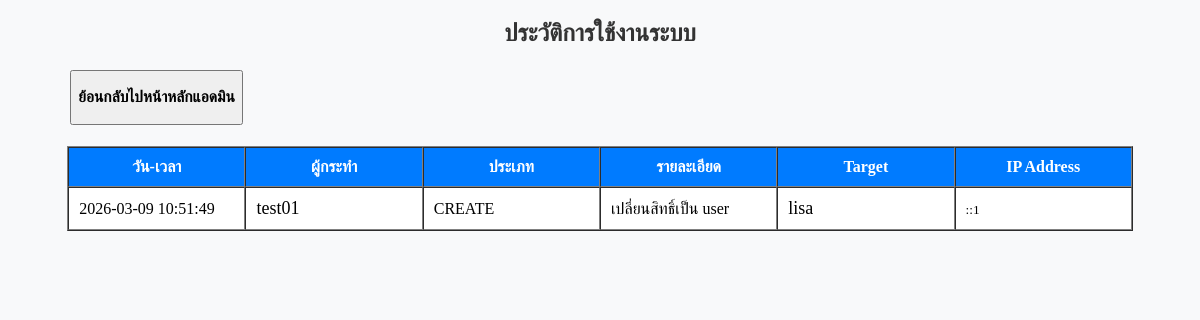
/view_logs.php, run on an earlier commit of the app's database.
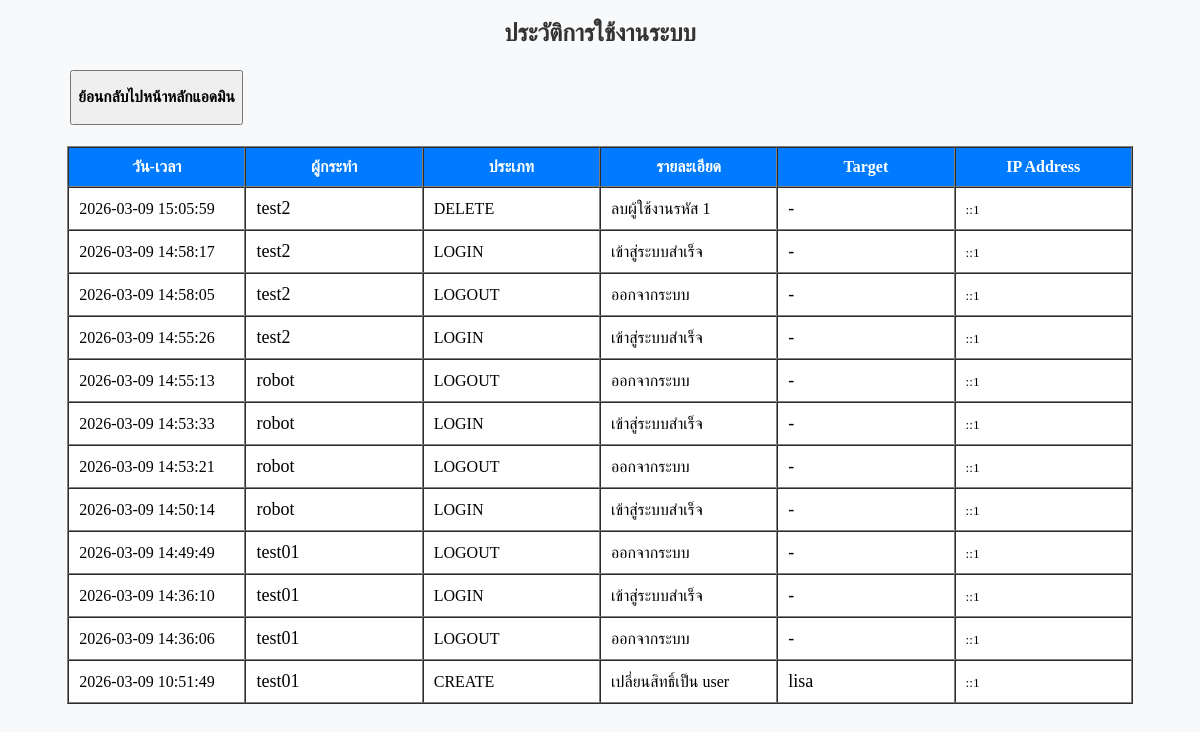
And on a later commit of the database.
### tables this page shows
CREATE TABLE `audit_logs` (
  `log_id` int(11) NOT NULL,
  `user_id` int(11) NOT NULL,
  `action` varchar(255) NOT NULL,
  `timestamp` datetime DEFAULT current_timestamp(),
  `ip_address` varchar(45) DEFAULT NULL,
  `user_agent` text DEFAULT NULL,
  `target_id` int(11) DEFAULT NULL,
  `status` varchar(20) DEFAULT 'success',
  `action_type` enum('CREATE','UPDATE','DELETE','LOGIN','LOGOUT') NOT NULL
);

CREATE TABLE `user` (
  `user_id` int(11) NOT NULL,
  `username` varchar(20) NOT NULL,
  `password` varchar(500) NOT NULL,
  `m_level` varchar(20) NOT NULL COMMENT 'admin,user',
  `name` varchar(50) NOT NULL,
  `time` timestamp NOT NULL DEFAULT current_timestamp() ON UPDATE current_timestamp()
);

### view_logs.php (the view, shortened to what this page needs)
<?php
require_once 'db_connect.php';
$sql = "SELECT a.*,
               u1.username AS admin_name,
               u2.username AS target_name
        FROM audit_logs a
        LEFT JOIN user u1 ON a.user_id = u1.user_id
        LEFT JOIN user u2 ON a.target_id = u2.user_id
        ORDER BY a.timestamp DESC";
$result = $conn->query($sql);
?>
<!DOCTYPE html>
<html lang="th">
<head>
</head>
<body bgcolor="#f8f9fa">
<div align="center">
    <h2><font color="#333333">ประวัติการใช้งานระบบ</font></h2>
    <table border="0" width="90%">
        <tr>
            <td align="left">
                <a href="admin.php"><button><h3>ย้อนกลับไปหน้าหลักแอดมิน</h3></button></a>
            </td>
        </tr>
    </table>
    <br>
    <table border="1" width="90%" cellpadding="10" cellspacing="0" bgcolor="#ffffff">
        <thead>
            <tr bgcolor="#007bff">
                <th width="15%"><font color="#ffffff">วัน-เวลา</font></th>
                <th width="15%"><font color="#ffffff">ผู้กระทำ</font></th>
                <th width="15%"><font color="#ffffff">ประเภท</font></th>
                <th width="15%"><font color="#ffffff">รายละเอียด</font></th>
                <th width="15%"><font color="#ffffff">Target</font></th>
                <th width="15%"><font color="#ffffff">IP Address</font></th>
            </tr>
        </thead>
        <tbody>
            <?php if ($result && $result->num_rows > 0): ?>
                <?php while($row = $result->fetch_assoc()): ?>
                <tr>
                    <td><?php echo $row['timestamp']; ?></td>
                    <td><font size="4"><?php echo htmlspecialchars($row['admin_name'] ?? 'System'); ?></font></td>
                    <td><font size="3" color="black"><?php echo htmlspecialchars($row['action_type']); ?></font></td>
                    <td><?php echo htmlspecialchars($row['action']); ?></td>
                    <td><font size="4"><?php echo htmlspecialchars($row['target_name'] ?? '-'); ?></font></td>
                    <td><small><?php echo $row['ip_address']; ?></small></td>
                </tr>
                <?php endwhile; ?>
            <?php else: ?>
                <tr>
                    <td colspan="6" align="center">ยังไม่มีบันทึกข้อมูล</td>
                </tr>
            <?php endif; ?>
        </tbody>
    </table>
</div>
</body>
</html>

What changed in the data, as far as the page shows it:
added audit_logs: timestamp "2026-03-09 15:05:59", user.username "test2", action_type "DELETE", action "ลบผู้ใช้งานรหัส 1", target_name "-", ip_address "::1"
added audit_logs: timestamp "2026-03-09 14:58:17", user.username "test2", action_type "LOGIN", action "เข้าสู่ระบบสำเร็จ", target_name "-", ip_address "::1"
added audit_logs: timestamp "2026-03-09 14:58:05", user.username "test2", action_type "LOGOUT", action "ออกจากระบบ", target_name "-", ip_address "::1"
added audit_logs: timestamp "2026-03-09 14:55:26", user.username "test2", action_type "LOGIN", action "เข้าสู่ระบบสำเร็จ", target_name "-", ip_address "::1"
added audit_logs: timestamp "2026-03-09 14:55:13", user.username "robot", action_type "LOGOUT", action "ออกจากระบบ", target_name "-", ip_address "::1"
added audit_logs: timestamp "2026-03-09 14:53:33", user.username "robot", action_type "LOGIN", action "เข้าสู่ระบบสำเร็จ", target_name "-", ip_address "::1"
added audit_logs: timestamp "2026-03-09 14:53:21", user.username "robot", action_type "LOGOUT", action "ออกจากระบบ", target_name "-", ip_address "::1"
added audit_logs: timestamp "2026-03-09 14:50:14", user.username "robot", action_type "LOGIN", action "เข้าสู่ระบบสำเร็จ", target_name "-", ip_address "::1"
added audit_logs: timestamp "2026-03-09 14:49:49", user.username "test01", action_type "LOGOUT", action "ออกจากระบบ", target_name "-", ip_address "::1"
added audit_logs: timestamp "2026-03-09 14:36:10", user.username "test01", action_type "LOGIN", action "เข้าสู่ระบบสำเร็จ", target_name "-", ip_address "::1"
added audit_logs: timestamp "2026-03-09 14:36:06", user.username "test01", action_type "LOGOUT", action "ออกจากระบบ", target_name "-", ip_address "::1"
